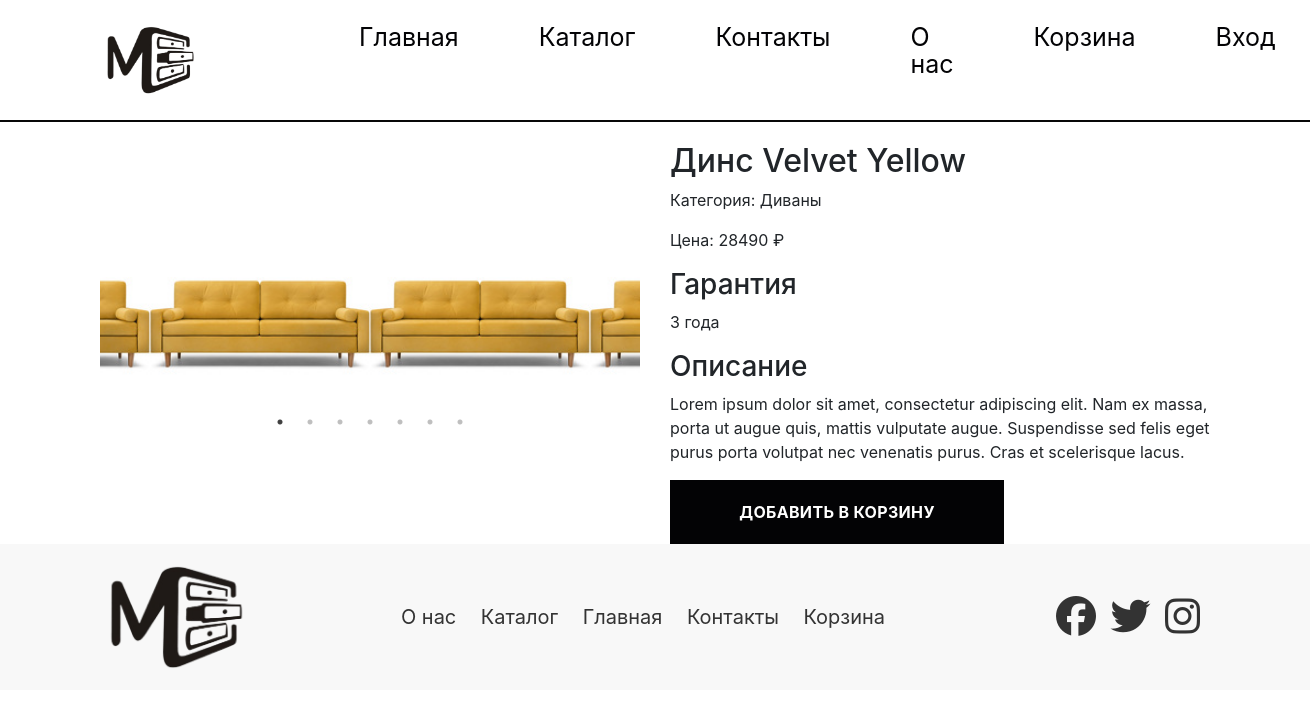
Page /product.php?id=483 on the committed database.
### tables this page shows
CREATE TABLE `products` (
  `id` int NOT NULL,
  `name` varchar(255) NOT NULL,
  `price` varchar(255) NOT NULL,
  `img` varchar(255) NOT NULL,
  `category` varchar(255) NOT NULL,
  `subscriptions` varchar(255) NOT NULL,
  `garant` varchar(255) NOT NULL
);

### product.php (the view, shortened to what this page needs)
<!DOCTYPE html>
<html lang="en">
<head>
    <link rel="stylesheet" href="styles/style.css">
    <link rel="stylesheet" href="style.css">
    <link rel="stylesheet" href="https://maxcdn.bootstrapcdn.com/bootstrap/4.0.0/css/bootstrap.min.css">
    <link rel="stylesheet" type="text/css" href="https://cdn.jsdelivr.net/npm/slick-carousel@1.8.1/slick/slick.css" />
    <link rel="stylesheet" type="text/css" href="https://cdn.jsdelivr.net/npm/slick-carousel@1.8.1/slick/slick-theme.css" />
</head>
<body>
    <?php require "header.php"; ?>
    <?php
    $product_id = isset($_GET['id']) ? $_GET['id'] : 1;
    $servername = "localhost";
    $username = "root";
    $password = "";
    $dbname = "Furniture";
    $conn = new mysqli($servername, $username, $password, $dbname);
    $sql = "SELECT * FROM products WHERE id = $product_id";
    $result = $conn->query($sql);
    if ($result->num_rows > 0) {
        $row = $result->fetch_assoc();
    ?>
        <div class="container">
            <div class="row">
                <div class="col-md-6">
                    <div class="small-slider">
                        <div><img src="<?php echo $row['img']; ?>" alt="<?php echo $row['name']; ?>"></div>
                        <div><img src="<?php echo $row['img']; ?>" alt="<?php echo $row['name']; ?>"></div>
                        <div><img src="<?php echo $row['img']; ?>" alt="<?php echo $row['name']; ?>"></div>
                        <div><img src="<?php echo $row['img']; ?>" alt="<?php echo $row['name']; ?>"></div>
                    </div>
                </div>
                <div class="col-md-6">
                    <h2><?php echo $row['name']; ?></h2>
                    <p>Категория: <?php echo $row['category']; ?></p>
                    <p>Цена: <?php echo $row['price']; ?> ₽</p>
                    <h3>Гарантия</h3>
                    <p><?php echo $row['garant']; ?></p>
                    <h3>Описание</h3>
                    <p><?php echo $row['subscriptions']; ?></p>
                    <form action="product.php?id=<?php echo $product_id; ?>" method="post">
                        <button type="submit" name="add_to_cart" class="button car-button">Добавить в корзину</button>
                    </form>
                </div>
            </div>
        </div>
    <?php
    } else {
        echo "Товар не найден.";
    }
    ?>
    <?php include "footer.php" ?>
</body>
</html>

### styles/style.css (style rules this page uses)
* { padding: 0; margin: 0; }
.container { max-width: 1200px; margin: 0 auto; }
.small-slider { margin-top: 100px; }
.slick-slider { width: 100%; }
.slick-slide img { width: 100%; height: auto; }
.button { padding: 20px; width: 334px; height: 64px; background: #030305; border: 0; box-sizing: border-box; text-align: center; font-weight: bold; font-size: 16px; letter-spacing: 0.02em; text-transform: uppercase; color: #FFFFFF; transition: background-color .5s; }
.container { max-width: 1200px; margin: 0 auto; padding: 0 20px; }

### product/style.css (style rules this page uses)
* { padding: 0; margin: 0; }
.container { max-width: 1200px; margin: 0 auto; }
.button { padding: 20px; width: 334px; height: 64px; background: #030305; border: 0; box-sizing: border-box; text-align: center; font-weight: bold; font-size: 16px; letter-spacing: 0.02em; text-transform: uppercase; color: #FFFFFF; transition: background-color .5s; }
.container { max-width: 1200px; margin: 0 auto; padding: 0 20px; }

### rows in the picture
products: img (picture), name "Динс Velvet Yellow", category "Диваны", price "28490", garant "3 года", subscriptions "Lorem ipsum dolor sit amet, consectetur adipiscing elit. Nam ex massa, porta ut augue quis, mattis vulputate augue. Suspendisse sed felis eget purus porta volutpat nec venenatis purus. Cras et scelerisque lacus."
